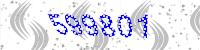
#> input picture captcha_1.jpg, 200 x 50 px, given in place of captcha_1.jpeg, which was not available
$ python letter_splitter.py
#> lines starting #> are read from the running program, lines starting #| are printed output that depends on the picture; after the words box and inside, x2 and y2 are one past the last pixel; in counts of white or black regions, pixels touching at a corner belong together; pictures that were not available may be replaced by others from this repository, and a replacement may not be noted
import cv2
import numpy as np

im_path = 'captcha_1.jpeg'

image = cv2.imread(im_path, 1)
#> image is the input picture: shape (50, 200, 3); mean B, G, R 234.8, 225.4, 225.5
gray = cv2.cvtColor(image, cv2.COLOR_BGR2GRAY)
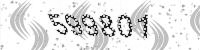
#> gray: shape (50, 200); min 12, max 255, mean 226.5
# print(gray.at<uchar>(0,0))
print(gray.size)
#| 10000
print(gray[0,0])
#| 255


mean = np.mean(gray)
#> mean = 226.5


def point_close_to_rect(x,y, letter):
	x_axis = (x+1 >= letter[0][0]) and (x-1 <= letter[0][1])
	y_axis = (y+1 >= letter[1][0]) and (y-1 <= letter[1][1])
	return bool(x_axis and y_axis)

def get_new_rect(x,y,letter):
	new_min_x = np.minimum(x, letter[0][0])
	new_min_y = np.minimum(y, letter[0][1])
	new_max_x = np.maximum(x, letter[1][0])
	new_max_y = np.maximum(y, letter[1][1])
	return (new_min_x, new_min_y), (new_max_x, new_max_y)

# Una letra va a estar contenida en un rectangulo donde se especifica la esquina superior izquierda e inferior derecha
# print(np.min(gray))
add = 3
mean = 37
init_x = 0
init_y = 0
letters = []

for i in range(0, len(gray)):
	for j in range(0, len(gray[i])):
		if(gray[i,j] < mean):
			print(gray[i,j])
			point_added = False
			print("New point found", i, j)

			for index, letter in enumerate(letters):
				if(point_close_to_rect(i,j,letter)):
					letters[index] = get_new_rect(i,j,letter)
					point_added = True
					break

			if(not point_added and len(letters) < 6):
				print("Adding new letter")
				letters.append(((i,j), (i+ init_x,j+init_y)))
			elif(len(letters) == 6):
				print("Letter quantity", len(letters))
				print("Excceded 6 letters and have a black x,y", i, j)
#> this loop made 50 passes
#> (printed output is left out)

# [20 lines of commented-out code are left out]
color = (255, 0, 255)
print(letters)
# Line thickness of 2 px
thickness = 1
new_im = image
for index, letter in enumerate(letters):
	print("Drawing rect in letter")
	x = letter[0][0]
	y = letter[0][1]
	xw = letter[1][0]
	yh = letter[1][1]
	# new_im = cv2.rectangle(new_im, letter[0], letter[1], color=(255, 0, 255), thickness=thickness)
	new_im = cv2.rectangle(image, (letter[0][1], letter[0][0]), (letter[1][1],letter[1][0]), color=color, thickness=thickness)
	crop_img = image[x:xw, y:yh]
	cv2.imwrite('letters/letter_' + str(index) + '.jpg', crop_img)
#> this loop made 6 passes
#> letter on passes 1 to 6: ((15, 50), (25, 55)), ((15, 53), (16, 54)), ((15, 57), (32, 60)), ((15, 62), (33, 70)), ((15, 73), (34, 86)), ((15, 85), (16, 86))
#> pass 1, `new_im = cv2.rectangle(image, (letter[0][1], letter[0][0]), (letter[1]..`:
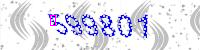
#> new_im: shape (50, 200, 3); 0.3% of pixels changed, all inside (x1, y1, x2, y2) = (50, 15, 56, 26)
#> pass 3, `new_im = cv2.rectangle(image, (letter[0][1], letter[0][0]), (letter[1]..`:
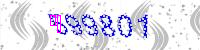
#> new_im: shape (50, 200, 3); mean B, G, R 235.1, 224.1, 226.1
#> after the loop:
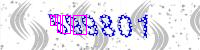
#> image: shape (50, 200, 3); 1.89% of pixels changed, all inside (x1, y1, x2, y2) = (50, 15, 87, 35)
# [6 lines of commented-out code are left out]
resized = cv2.resize(image, (500, 150), interpolation = cv2.INTER_AREA)
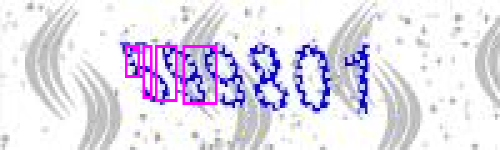
#> resized: shape (150, 500, 3); mean B, G, R 235.6, 222.2, 227.2
cv2.imshow('image',resized)
# cv2.resizeWindow('image', 600,600)
cv2.waitKey(0)
cv2.destroyAllWindows()

$ run again, with captcha_0.jpg copied over captcha_1.jpg
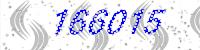
#> input picture captcha_0.jpg, 200 x 50 px, given in place of captcha_1.jpeg, which was not available
#> image is the input picture: shape (50, 200, 3); mean B, G, R 234.5, 223.8, 223.9
#| 10000
#| 249
#> mean = 225
#> the loop `for i in range(0, len(gray)):` made 50 passes
#> (printed output is left out)
#> the loop `for index, letter in enumerate(letters):` made 6 passes
#> letter on passes 1 to 6: ((10, 56), (33, 66)), ((10, 66), (10, 66)), ((10, 70), (33, 86)), ((10, 89), (33, 104)), ((10, 103), (33, 125)), ((10, 125), (32, 142))
#> pass 1, `new_im = cv2.rectangle(image, (letter[0][1], letter[0][0]), (letter[1]..`:
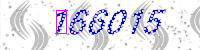
#> new_im: shape (50, 200, 3); 0.66% of pixels changed, all inside (x1, y1, x2, y2) = (56, 10, 67, 34)
#> `resized = cv2.resize(image, (500, 150), interpolation = cv2.INTER_AREA)`:
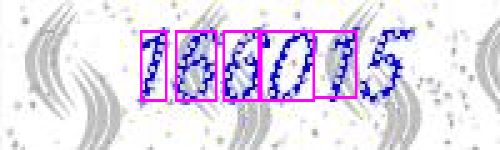
#> resized: shape (150, 500, 3); mean B, G, R 235.9, 217.2, 226.5

$ run again, with captcha_2.jpg copied over captcha_1.jpg
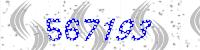
#> input picture captcha_2.jpg, 200 x 50 px, given in place of captcha_1.jpeg, which was not available
#> image is the input picture: shape (50, 200, 3); mean B, G, R 235.1, 226, 226
#| 10000
#| 252
#> mean = 227.1
#> the loop `for i in range(0, len(gray)):` made 50 passes
#> (printed output is left out)
#> the loop `for index, letter in enumerate(letters):` made 6 passes
#> letter on passes 1 to 6: ((19, 47), (30, 50)), ((19, 53), (40, 55)), ((19, 55), (38, 60)), ((19, 58), (21, 58)), ((19, 65), (39, 77)), ((19, 77), (39, 88))
#> pass 1, `new_im = cv2.rectangle(image, (letter[0][1], letter[0][0]), (letter[1]..`:
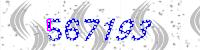
#> new_im: shape (50, 200, 3); 0.28% of pixels changed, all inside (x1, y1, x2, y2) = (47, 19, 51, 31)
#> `resized = cv2.resize(image, (500, 150), interpolation = cv2.INTER_AREA)`:
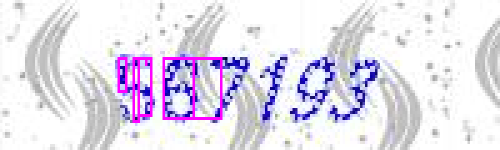
#> resized: shape (150, 500, 3); mean B, G, R 236, 222.8, 228.1

$ run again, with captcha_3.jpg copied over captcha_1.jpg
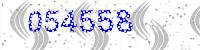
#> input picture captcha_3.jpg, 200 x 50 px, given in place of captcha_1.jpeg, which was not available
#> image is the input picture: shape (50, 200, 3); mean B, G, R 234.6, 224.2, 224.2
#| 10000
#| 255
#> mean = 225.4
#> the loop `for i in range(0, len(gray)):` made 50 passes
#> (printed output is left out)
#> the loop `for index, letter in enumerate(letters):` made 3 passes
#> letter on passes 1 to 3: ((10, 29), (30, 112)), ((10, 35), (31, 123)), ((11, 125), (31, 131))
#> pass 1, `crop_img = image[x:xw, y:yh]`:
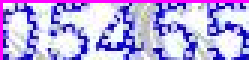
#> crop_img: shape (20, 83, 3) (shown 3 times larger); mean B, G, R 225.4, 167.6, 183.5
#> `resized = cv2.resize(image, (500, 150), interpolation = cv2.INTER_AREA)`:
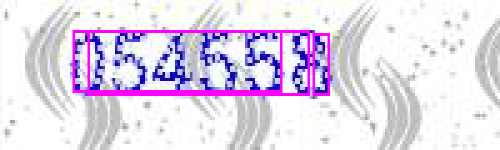
#> resized: shape (150, 500, 3); mean B, G, R 236, 217.3, 227.4
